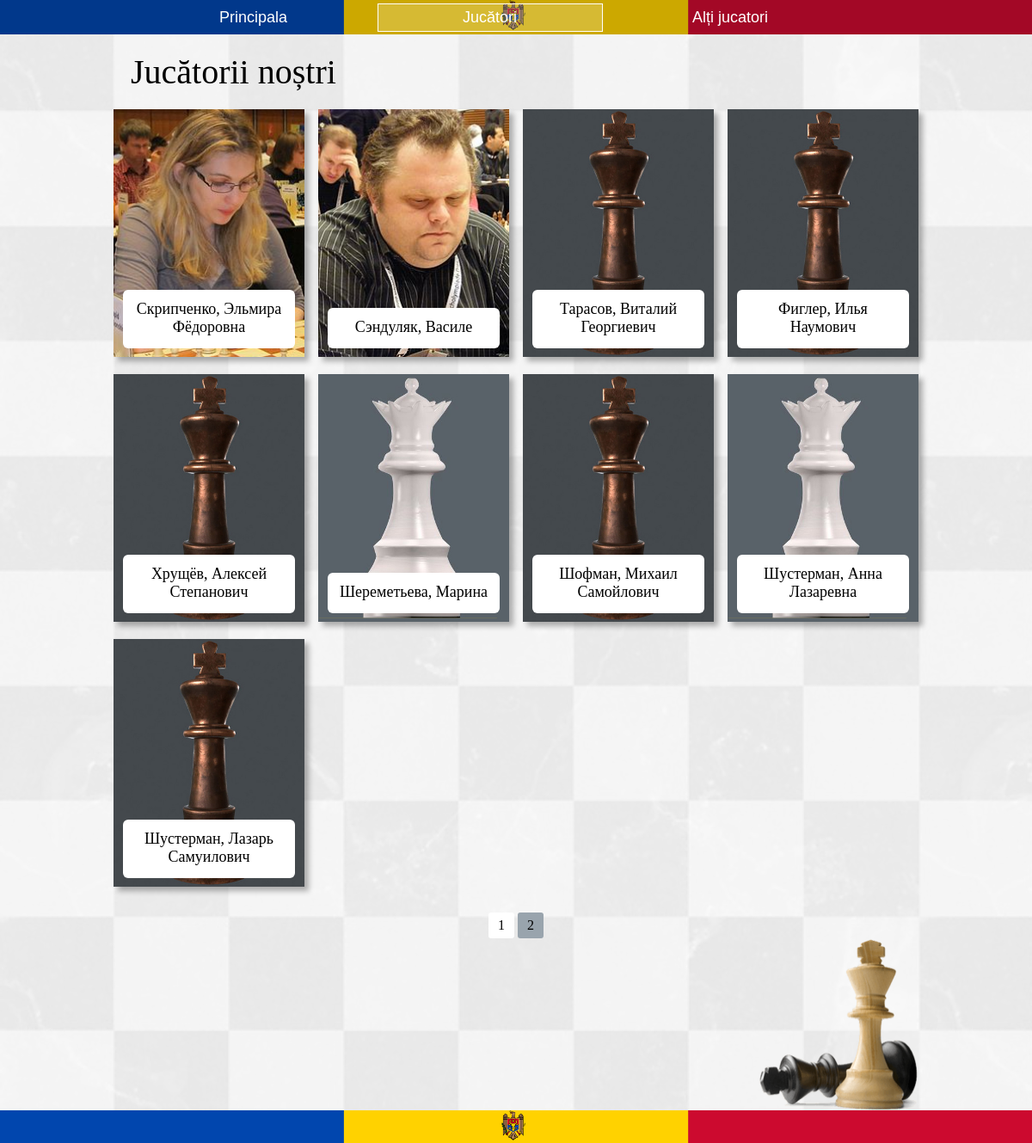
/players?page=2, run on an earlier commit of the app's database.
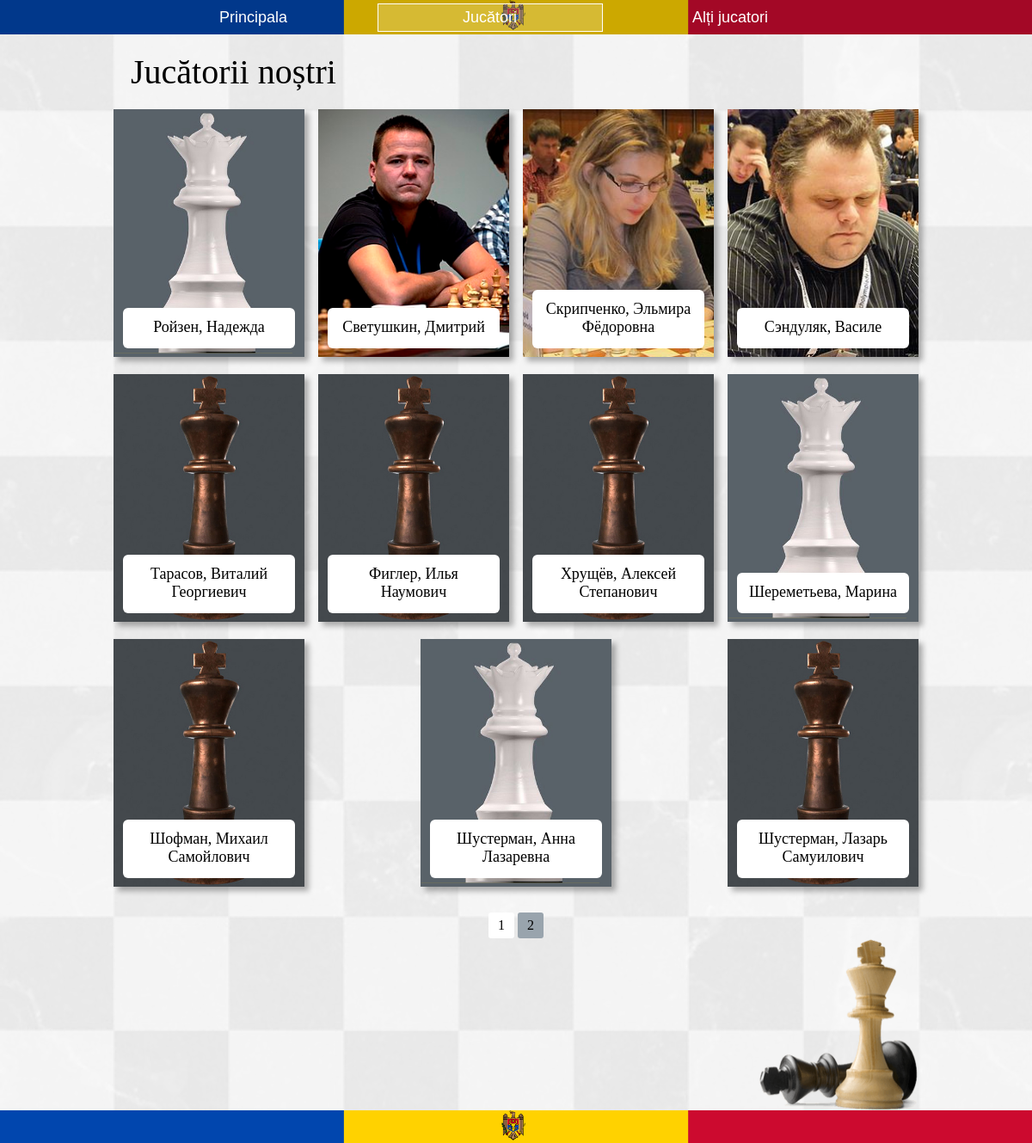
And on a later commit of the database.
### myproject/models.py (models this page shows, shortened)
class Sahisti(db.Model):
    __tablename__ = 'sahisti'
    name = db.Column(db.String, unique=True, nullable=False)
    sex = db.Column(db.String)
    dob = db.Column(db.String)
    place_dob = db.Column(db.String)
    title = db.Column(db.String)
    max_rating = db.Column(db.String)
    actual_rating = db.Column(db.String)
    fide_link = db.Column(db.String)
    id = db.Column(db.Integer, primary_key=True)
    have_img = db.Column(db.Boolean)

### myproject/sahisti/views.py (the view)
@sah.route('/players')
def players():
    page = request.args.get('page', 1, type=int)
    sahisti = Sahisti.query.order_by(Sahisti.name).paginate(page=page, per_page=12)
    return render_template('players.html', sahisti=sahisti)

### myproject/templates/players.html (shortened to what this page needs)
{% extends 'base.html' %}
{% block content %}
  <div class="container-jucatori">
    <h1>Jucătorii noștri</h1>
    <div class="second-continer-jucatori">
{% for sahist in sahisti.items %}
      <div class="card">
        <div class="frame">
          <a href="{{url_for('sah.player', name=sahist.name)}}">
            {% if sahist.have_img == True %}
            <img src="{{url_for('static', filename='img/sahisti/' + sahist.name + '.jpg' )}}" alt="photo" class="photo">
            {% else %}
              {% if sahist.sex == 'Male' %}
                <img src="{{url_for('static', filename='img/sahisti/king_for_photo.jpg')}}" alt="male" class="photo">
              {% else %}
                <img src="{{url_for('static', filename='img/sahisti/queen_for_photo.jpg')}}" alt="female" class="photo">
              {% endif %}
            {% endif %}
          </a>
          <a href="#" class="name" onclick='toggle(this)' title='DETALII'>{{sahist.name}}</a>
        </div>
      </div>
{% endfor %}
    </div>
    <nav aria-label="Page Navigation example">
        <ul class="pagination justify-content-center">
            {% for page_num in sahisti.iter_pages(left_edge=1, right_edge=1, left_current=1, right_current=2) %}
                {% if sahisti.page == page_num %}
                    <li class="page-item disabled">
                        <a href="{{url_for('sah.players', page=page_num)}}" class="page-link">{{page_num}}</a>
                    </li>
                {% else %}
                    <li class="page-item">
                        <a href="{{url_for('sah.players', page=page_num)}}" class="page-link">{{page_num}}</a>
                    </li>
                {% endif %}
            {% endfor %}
        </ul>
    </nav>
    <div class="corner-img">
      <img src="static/img/corner-img.png" alt="chess">
    </div>
  </div>
{% endblock %}

What changed in the data, as far as the page shows it:
now on this page (row edited): Sahisti: have_img False (drawn), name "Ройзен, Надежда"
now on this page (row edited): Sahisti: name (picture), name "Светушкин, Дмитрий"
